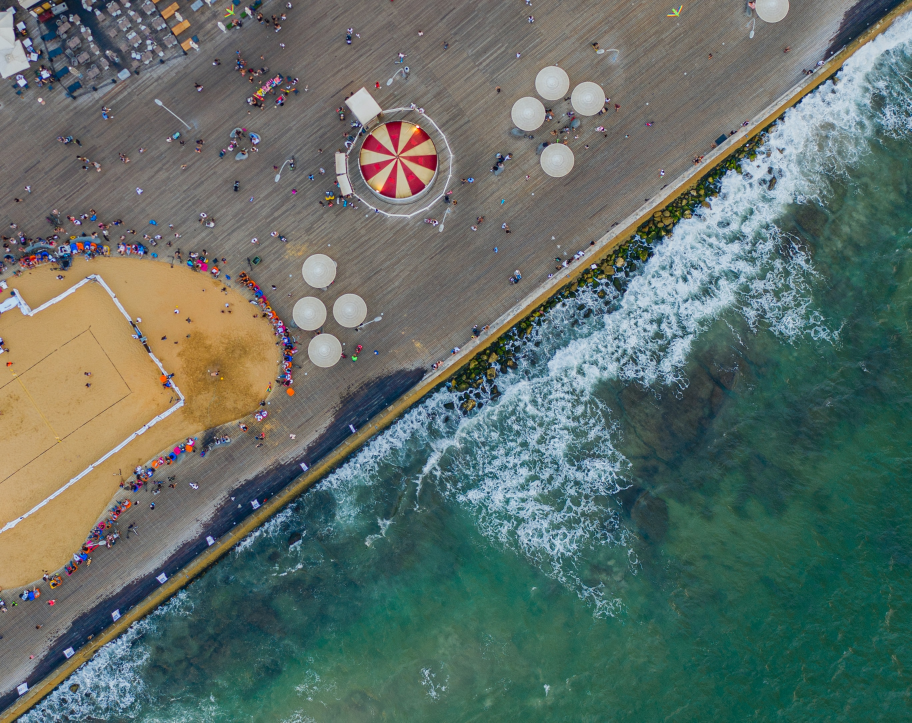
#> input picture Utils/beach.jpg, 2734 x 2168 px (shown at 1/3 size)
$ python edge_detection.py   (older library calls are emulated)
#> lines starting #> are read from the running program, lines starting #| are printed output that depends on the picture
### color_spaces.py
import cv2
import numpy as np
import matplotlib.pyplot as plt


def scale_image(scalar, image):
    return cv2.resize(image, (int(image.shape[1]*scalar), int(image.shape[0] * scalar)))

# To display images in a grid (a big image containing images next to each other)
# [34 lines left out: function display_images_in_grid, not called in this run]


def display_image(title:str, image):
    # Display the grid image
    cv2.imshow(title, image)
    cv2.waitKey(0)
    cv2.destroyAllWindows()


# 1 COLOR SPACES
# [126 lines that do not run on import are left out]

### edge_detection.py
import cv2
import numpy as np
from skimage.util import random_noise

import color_spaces

# 2 EDGE DETECTION

# 2.1
# Loading the images
beach_image = cv2.imread('Utils/beach.jpg', cv2.IMREAD_GRAYSCALE)
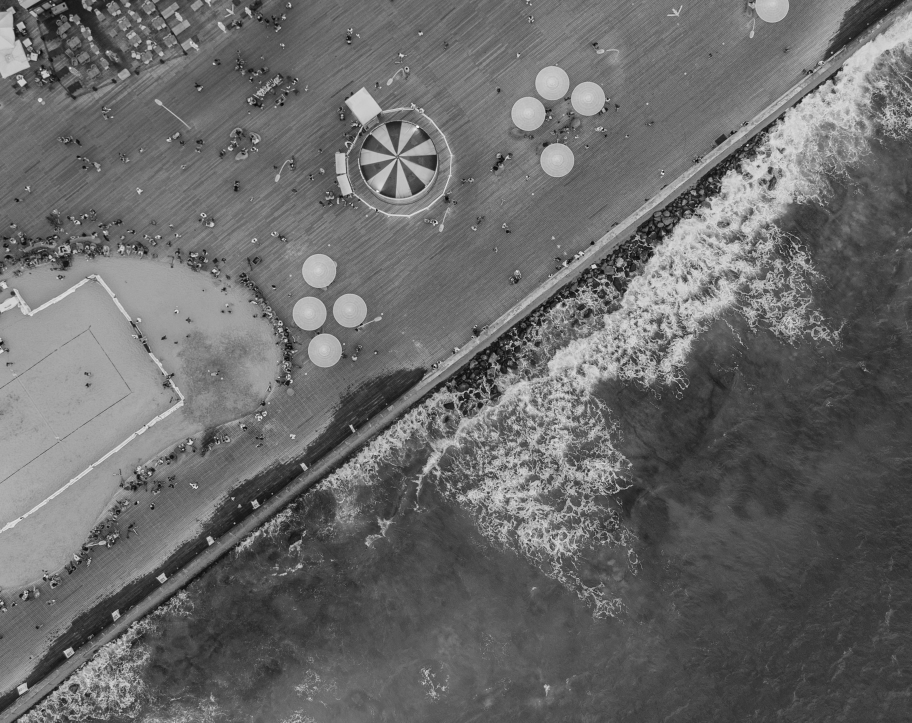
#> beach_image: shape (2168, 2734) (shown at 1/3 size); min 1, max 255, mean 105.8
diag2_image = cv2.imread('Utils/diag2.jpg', cv2.IMREAD_GRAYSCALE)
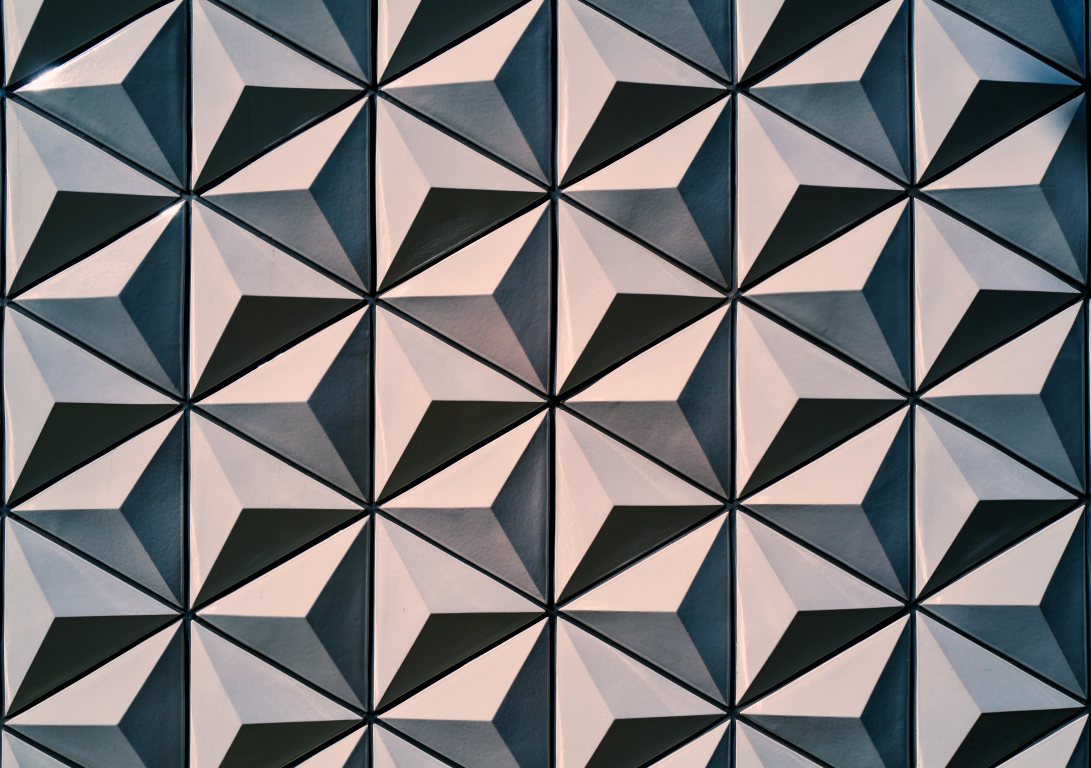
#> input picture Utils/diag2.jpg, 4364 x 3072 px (shown at 1/4 size)
#> diag2_image: shape (3072, 4364); min 0, max 255, mean 116.5

# Rescaling images to appropriate sizes
beach_image = color_spaces.scale_image(0.2, beach_image)
diag2_image = color_spaces.scale_image(0.13, diag2_image)

# Creating 45◦ and 135◦ 1st order spatial edge detection filters
filter_45 = np.array([[2,  1,  0],
                      [1,  0, -1],
                      [0, -1, -2]])

filter_135 = np.array([[0,  1, 2],
                      [-1,  0, 1],
                      [-2, -1, 0]])


# Applies the filter2D inbuilt function to the image, sets the pixel values to be unsigned 8-bit integers,
# it displays the raw filtered image, binarizes the filtered image and displays it.
def display_raw_and_binarized_filtered_image(image, filter, bin_threshold:int, degree:int, noise:str):
    # Applying the filter2D inbuilt function to the image
#> called with filter = array of shape (3, 3), bin_threshold = 130, degree = 45, noise = ''
    filtered_image = cv2.filter2D(image, cv2.CV_16S, filter)

    # Calculating the absolute values and rescaling them to be in the range of 0 to 255
    abs_filtered_image = cv2.normalize(np.abs(filtered_image), None, 0, 255, cv2.NORM_MINMAX)

    # Converting the 16-bit signed integer type image to 8-bit unsigned integer type for display
    filtered_image = cv2.convertScaleAbs(abs_filtered_image)

    # Displaying the raw filtered image (before the step to binarize the filtered image)
    color_spaces.display_image('Raw ' + str(degree) + ' Degree ' + noise + 'Filtered Beach Image', filtered_image)

    # Binarize the filtering result
    _, binarized_image = cv2.threshold(filtered_image, bin_threshold, 255, cv2.THRESH_BINARY)
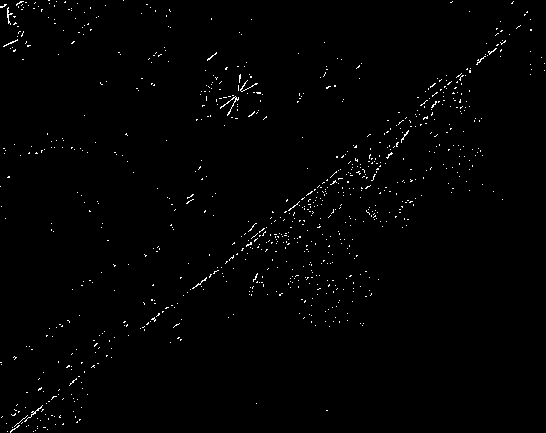
#> binarized_image: shape (433, 546); 0.95% white in thin lines or dots

    # Displaying the binarized result
    color_spaces.display_image('Binarized ' + str(degree) + ' Degree ' + noise + 'Filtered Beach Image', binarized_image)


# Applies a de-noising filter
def median_filter(image, size):
    output = np.zeros_like(image)
    for x in range(image.shape[0]):
        for y in range(image.shape[1]):
            values = []
            for i in range(int(max(0, x-(size-1)/2)), int(min(image.shape[0]-1, x + (size-1)/2))):
                for j in range(int(max(0, y-(size-1)/2)), int(min(image.shape[1]-1, y + (size-1)/2))):
                    values.append(image[i][j])
            output[x][y] = np.median(values)
    return output


# Applying filtering to the images using the filter2d inbuilt function and binarizing the filtering results
display_raw_and_binarized_filtered_image(beach_image, filter_45, 130, 45, '')
display_raw_and_binarized_filtered_image(beach_image, filter_135, 130, 135, '')
#> call 2 of display_raw_and_binarized_filtered_image, with filter = array of shape (3, 3), bin_threshold = 130, degree = 135, noise = ''
#> in display_raw_and_binarized_filtered_image (call 2), `filtered_image = cv2.filter2D(image, cv2.CV_16S, filter)`:
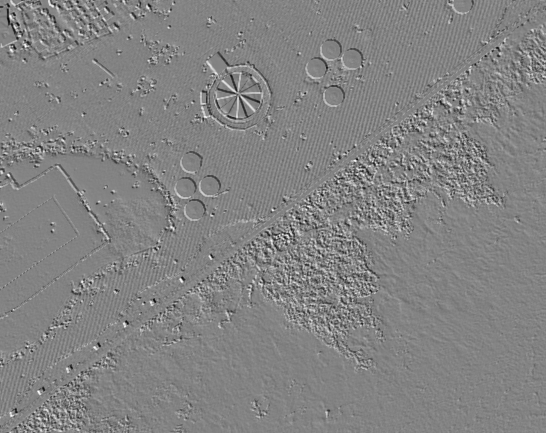
#> filtered_image: shape (433, 546) int16; min -621, max 586, mean -0.4; drawn with min black and max white
#> in display_raw_and_binarized_filtered_image (call 2), `_, binarized_image = cv2.threshold(filtered_image, bin_threshold, 255,..`: binarized_image: shape (433, 546); 0.94% white in thin lines or dots

display_raw_and_binarized_filtered_image(diag2_image, filter_45, 200, 45, '')
#> call 3 of display_raw_and_binarized_filtered_image, with filter = array of shape (3, 3), bin_threshold = 200, degree = 45, noise = ''
#> in display_raw_and_binarized_filtered_image (call 3), `_, binarized_image = cv2.threshold(filtered_image, bin_threshold, 255,..`:
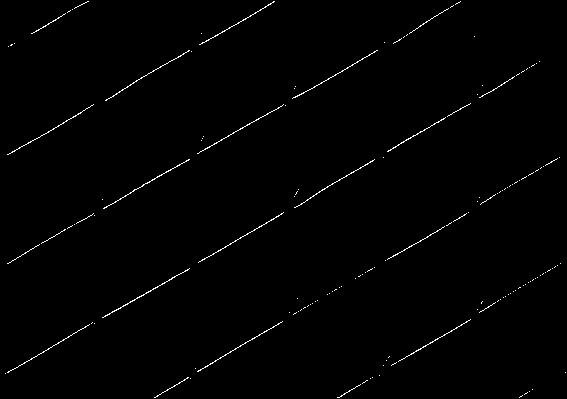
#> binarized_image: shape (399, 567); 0.88% white in thin lines or dots
display_raw_and_binarized_filtered_image(diag2_image, filter_135, 180, 135, '')
#> call 4 of display_raw_and_binarized_filtered_image, with filter = array of shape (3, 3), bin_threshold = 180, degree = 135, noise = ''
#> in display_raw_and_binarized_filtered_image (call 4), `filtered_image = cv2.filter2D(image, cv2.CV_16S, filter)`:
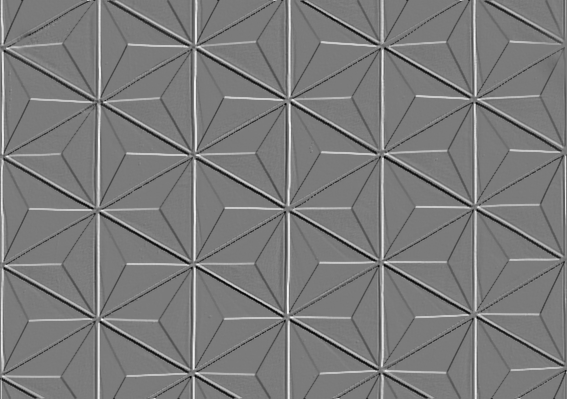
#> filtered_image: shape (399, 567) int16; min -745, max 793, mean -0.4; drawn with min black and max white
#> in display_raw_and_binarized_filtered_image (call 4), `abs_filtered_image = cv2.normalize(np.abs(filtered_image), None, 0, 25..`:
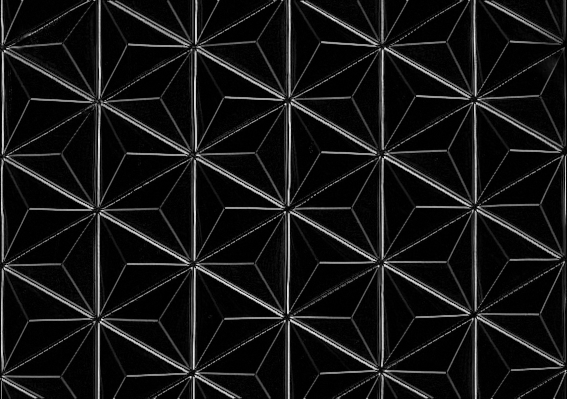
#> abs_filtered_image: shape (399, 567) int16; min 0, max 255, mean 20.6


# 2.2

# Adding salt and pepper noise to the images
sp_beach_image = random_noise(beach_image, mode='s&p', seed=0)
sp_beach_image = (255*sp_beach_image).astype(np.uint8)

sp_diag2_image = random_noise(diag2_image, mode='s&p', seed=0)
sp_diag2_image = (255*sp_diag2_image).astype(np.uint8)

# Applying filtering to the images (with salt and pepper noise) using the filter2d inbuilt function and binarizing the filtering results
display_raw_and_binarized_filtered_image(sp_beach_image, filter_45, 130, 45, 'Salt and Pepper Noise ')
display_raw_and_binarized_filtered_image(sp_beach_image, filter_135, 130, 135, 'Salt and Pepper Noise ')

display_raw_and_binarized_filtered_image(sp_diag2_image, filter_45, 200, 45, 'Salt and Pepper Noise ')
display_raw_and_binarized_filtered_image(sp_diag2_image, filter_135, 160, 135, 'Salt and Pepper Noise ')

# Applying a de-noising filter to the images
size = 3
denoised_beach_image = median_filter(sp_beach_image, size)
denoised_diag2_image = median_filter(sp_diag2_image, size)

# Applying filtering to the images (after applying the de-noising filter) using the filter2d inbuilt function and binarizing the filtering results
display_raw_and_binarized_filtered_image(denoised_beach_image, filter_45, 130, 45, 'S$P De-noise ')
display_raw_and_binarized_filtered_image(denoised_beach_image, filter_135, 130, 135, 'S$P De-noise ')

display_raw_and_binarized_filtered_image(denoised_diag2_image, filter_45, 200, 45, 'S$P De-noise ')
display_raw_and_binarized_filtered_image(denoised_diag2_image, filter_135, 160, 135, 'S$P De-noise ')


# 2.3

# Add Gaussian noise to the images
variance = 100
standard_deviation = np.sqrt(variance)

gaussian_noise_for_beach_image = np.random.normal(0, standard_deviation, beach_image.shape)
gaussian_noisy_beach_image = np.clip(beach_image + gaussian_noise_for_beach_image, 0, 255).astype(np.uint8)

gaussian_noise_diag2_image = np.random.normal(0, standard_deviation, diag2_image.shape)
gaussian_noisy_diag2_image = np.clip(diag2_image + gaussian_noise_diag2_image, 0, 255).astype(np.uint8)

# Applying filtering to the images (with Gaussian noise) using the filter2d inbuilt function and binarizing the filtering results
display_raw_and_binarized_filtered_image(gaussian_noisy_beach_image, filter_45, 130, 45, 'Gaussian Noise ')
display_raw_and_binarized_filtered_image(gaussian_noisy_beach_image, filter_135, 130, 135, 'Gaussian Noise ')

display_raw_and_binarized_filtered_image(gaussian_noisy_diag2_image, filter_45, 200, 45, 'Gaussian Noise ')
display_raw_and_binarized_filtered_image(gaussian_noisy_diag2_image, filter_135, 160, 135, 'Gaussian Noise ')

# Applying a de-noising filter (Gaussian filter) to the images
denoised_gaussian_noisy_beach_image = cv2.GaussianBlur(gaussian_noisy_beach_image, (3, 3), 0)
denoised_gaussian_noisy_diag2_image = cv2.GaussianBlur(gaussian_noisy_diag2_image, (3, 3), 0)

# Applying filtering to the images (Gaussian denoised) using the filter2d inbuilt function and binarizing the filtering results
display_raw_and_binarized_filtered_image(denoised_gaussian_noisy_beach_image, filter_45, 130, 45, 'Gaussian De-noise ')
display_raw_and_binarized_filtered_image(denoised_gaussian_noisy_beach_image, filter_135, 130, 135, 'Gaussian De-noise ')

display_raw_and_binarized_filtered_image(denoised_gaussian_noisy_diag2_image, filter_45, 200, 45, 'Gaussian De-noise ')
display_raw_and_binarized_filtered_image(denoised_gaussian_noisy_diag2_image, filter_135, 160, 135, 'Gaussian De-noise ')
